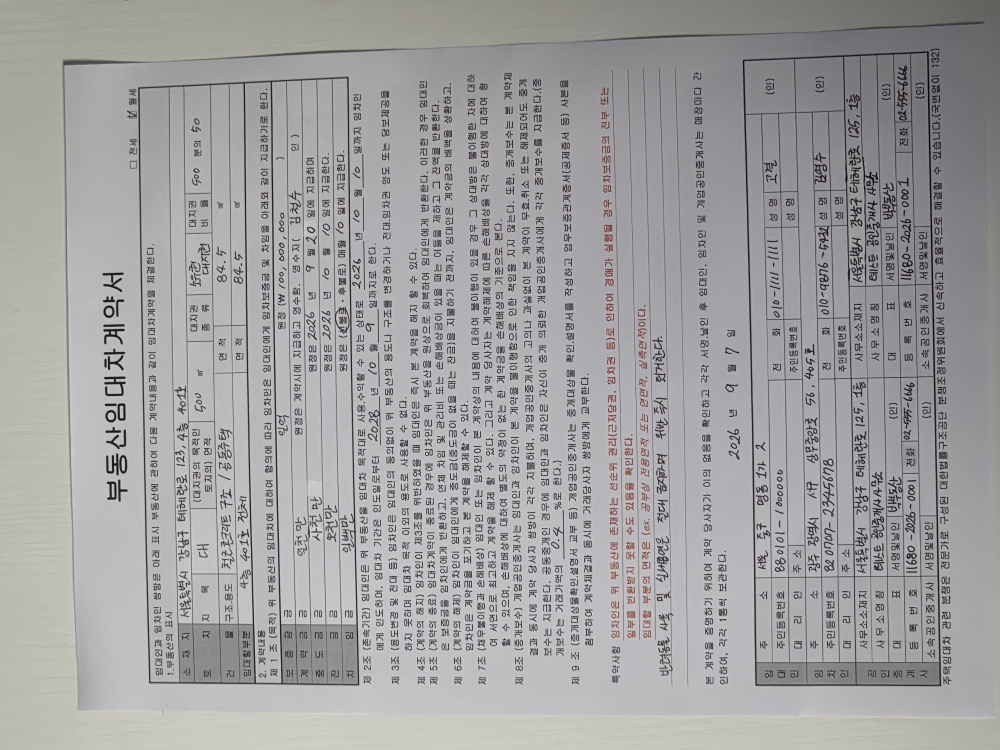
#> input picture sample.jpg, 4000 x 3000 px (shown at 1/4 size)
$ python check_overlay.py
#> lines starting #> are read from the running program, lines starting #| are printed output that depends on the picture
import json
from pathlib import Path
from PIL import Image, ImageOps, ImageDraw

BASE = Path(__file__).resolve().parent

# EXIF 방향을 반영한 원본 이미지
img = ImageOps.exif_transpose(
    Image.open(BASE.parent / "sample.jpg")
).convert("RGB")
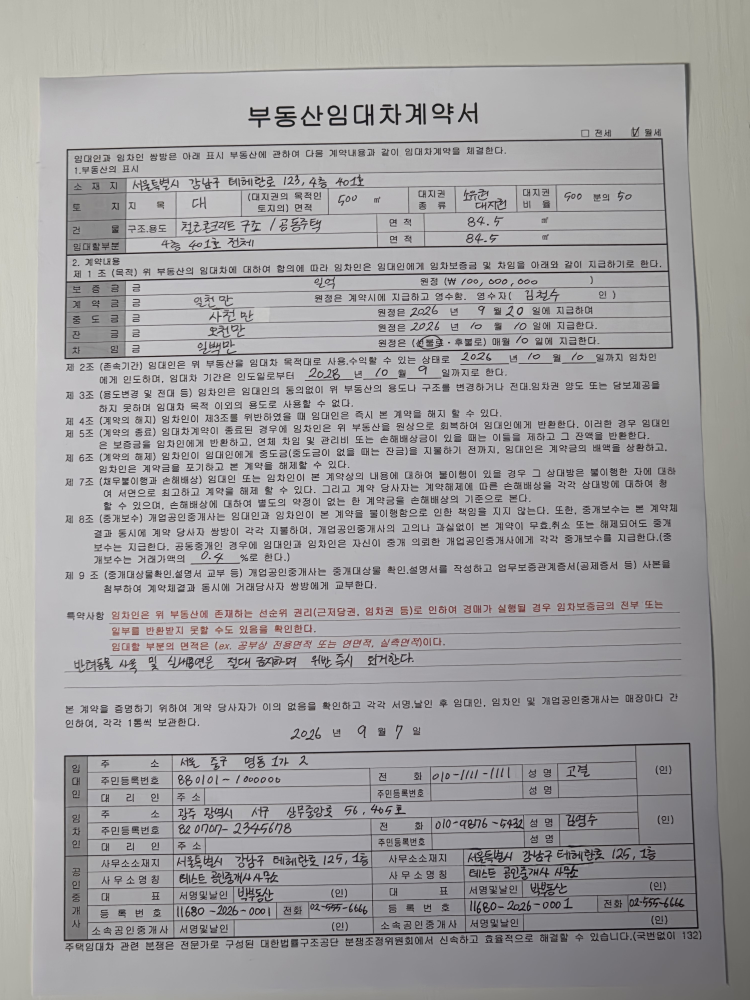
#> img: PIL image 3000x4000 RGB (shown at 1/4 size); mean R, G, B 161.4, 160.1, 161.1

with open(BASE / "sample.jpg_gt.json", encoding="utf-8") as f:
#> (reads 5_Evaluation/sample.jpg_gt.json from the repository)
    gt = json.load(f)

with open(BASE / "cells.json", encoding="utf-8") as f:
#> (reads 5_Evaluation/cells.json from the repository)
    pred = json.load(f)["cells"]

# 왼쪽: GT / 오른쪽: OpenCV 예측
gt_img = img.copy()
pred_img = img.copy()

draw_gt = ImageDraw.Draw(gt_img)
draw_pred = ImageDraw.Draw(pred_img)

for cell in gt:
    draw_gt.rectangle(cell["bbox"], outline="lime", width=8)

for cell in pred:
    draw_pred.rectangle(cell["bbox"], outline="red", width=8)

# 두 이미지를 나란히 배치
w, h = img.size
#> w = 3000; h = 4000
result = Image.new("RGB", (w * 2, h), "white")
#> result: PIL image 6000x4000 RGB; every value is 255
result.paste(gt_img, (0, 0))
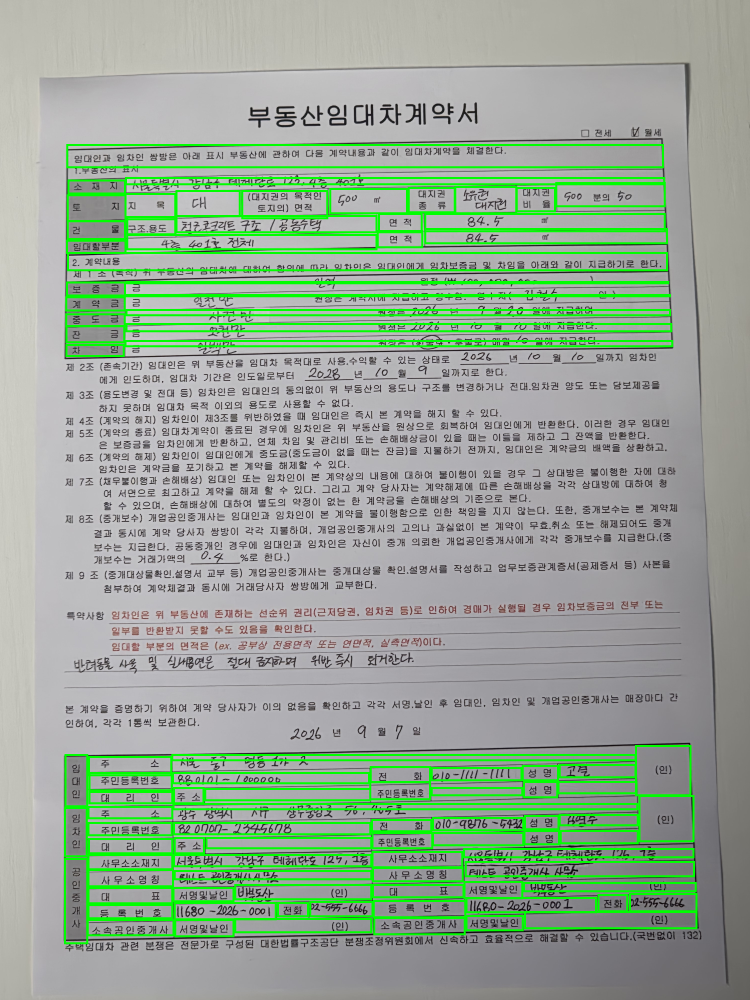
#> gt_img: PIL image 3000x4000 RGB (shown at 1/4 size); mean R, G, B 150.3, 167.6, 149.8
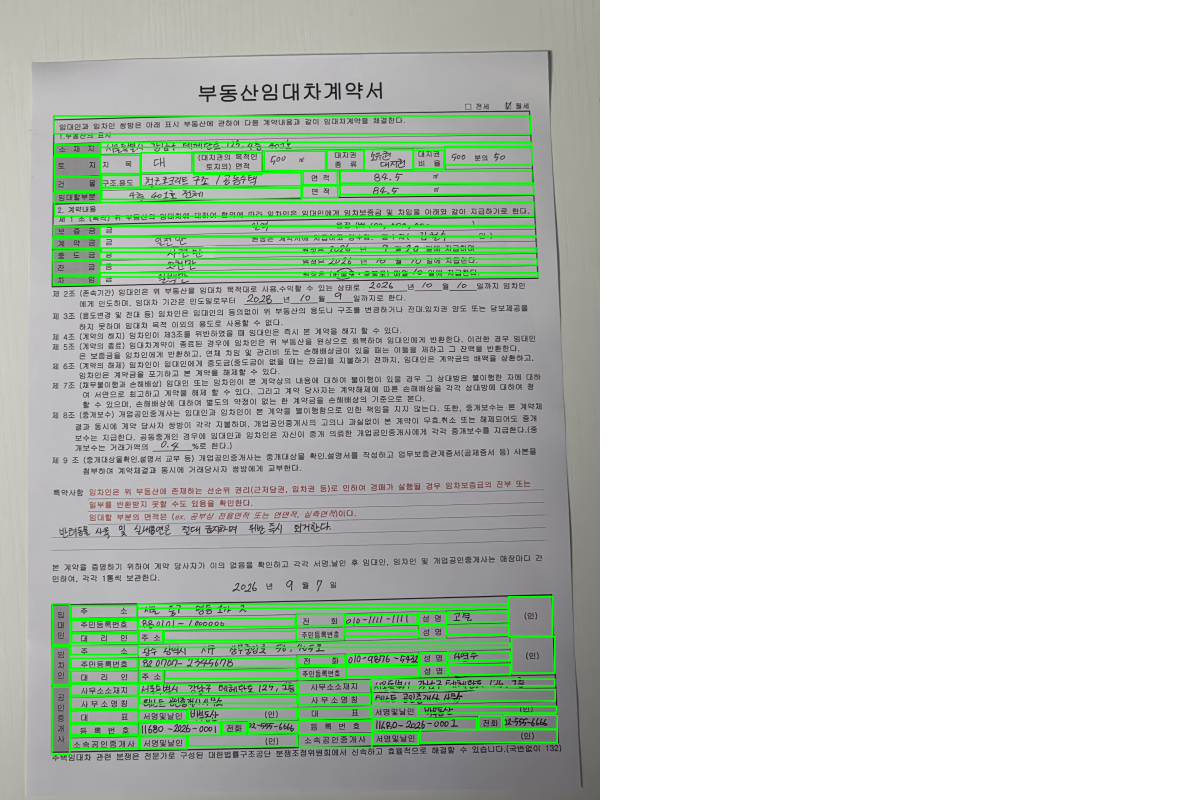
#> result: PIL image 6000x4000 RGB (shown at 1/5 size); mean R, G, B 202.6, 211.3, 202.4
result.paste(pred_img, (w, 0))
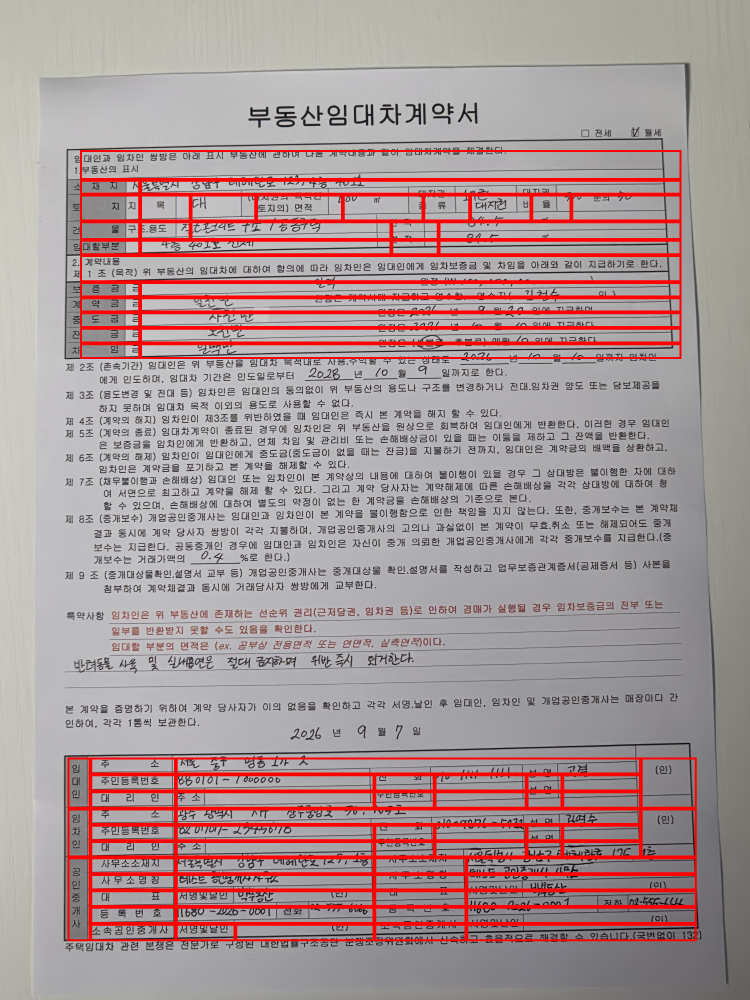
#> pred_img: PIL image 3000x4000 RGB (shown at 1/4 size); mean R, G, B 168.9, 148.9, 149.7

result.thumbnail((1800, 1600))
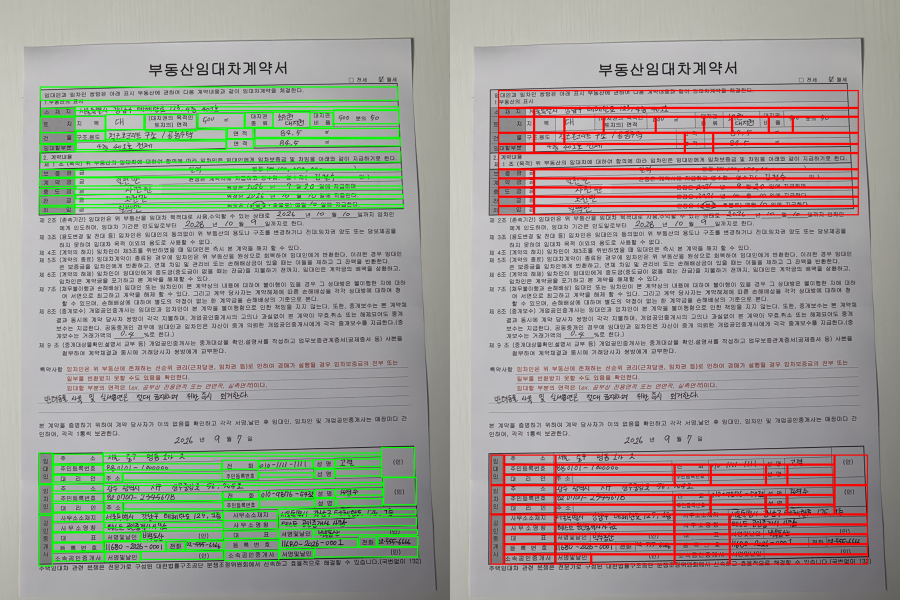
#> result: PIL image 1800x1200 RGB (shown at 1/2 size); mean R, G, B 159.6, 158.3, 149.9
result.save(BASE / "opencv_raw_overlay_check.jpg", quality=95)

print("GT:", len(gt))
print("OpenCV Prediction:", len(pred))
print("저장 완료: opencv_overlay_check.jpg")
